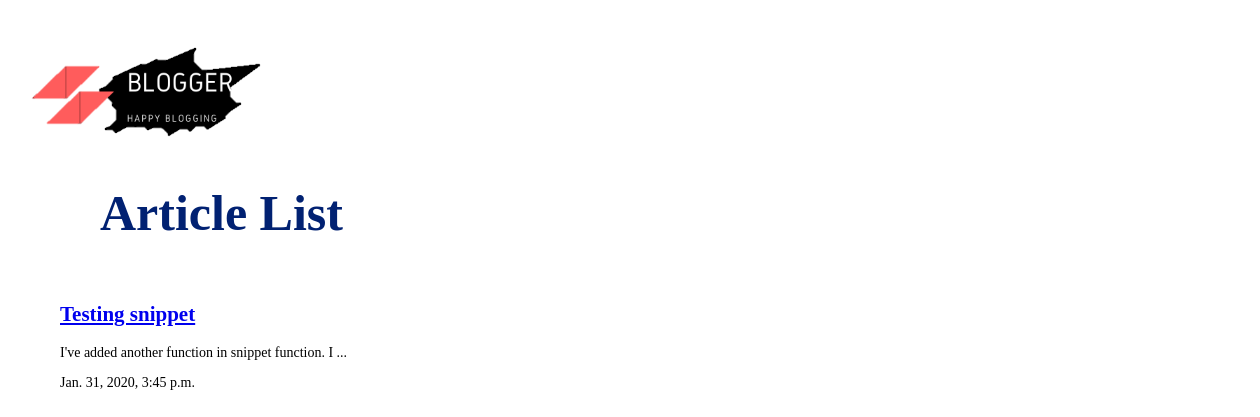
/articles/, run on an earlier commit of the app's database.
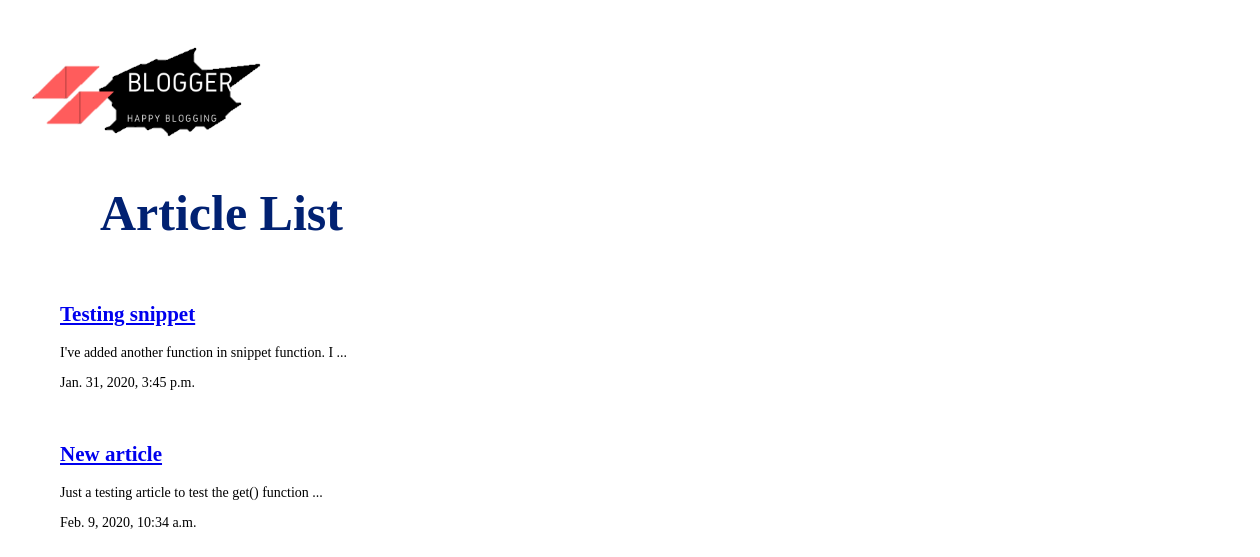
And on a later commit of the database.
### articles/models.py (models this page shows, shortened)
class Articles(models.Model):
    title = models.CharField(max_length = 100)
    slug = models.SlugField()
    body = models.TextField()
    date = models.DateTimeField(auto_now_add = True)
    thumb = models.ImageField(default='default.png',blank=True)
    def snippet(self):
        if len(self.body) < 51:
            return self.body[:50]
        elif len(self.body) > 50:
            return self.body[:50] + ' ...'

### articles/views.py (the view)
def article_list(request):
    articles = Articles.objects.all().order_by("date")
    return render(request, "articles/article_list.html", {"articles":articles})

### articles/templates/articles/article_list.html
{% extends 'base_layout.html' %}
{% block content %}
<h1>Article List</h1>
<div>
    {% for article in articles%}
        <div class="article">
            <h2><a href="{% url 'articles:details' slug=article.slug  %}">{{article.title}}</a></h2>
            <p>{{article.snippet}}</p>
            <p>{{article.date}}</p>
        </div>
    {% endfor %}
</div>
{% endblock %}

What changed in the data, as far as the page shows it:
added Articles: title "New article", snippet "Just a testing article to test the get() function ...", date "Feb. 9, 2020, 10:34 a.m."
